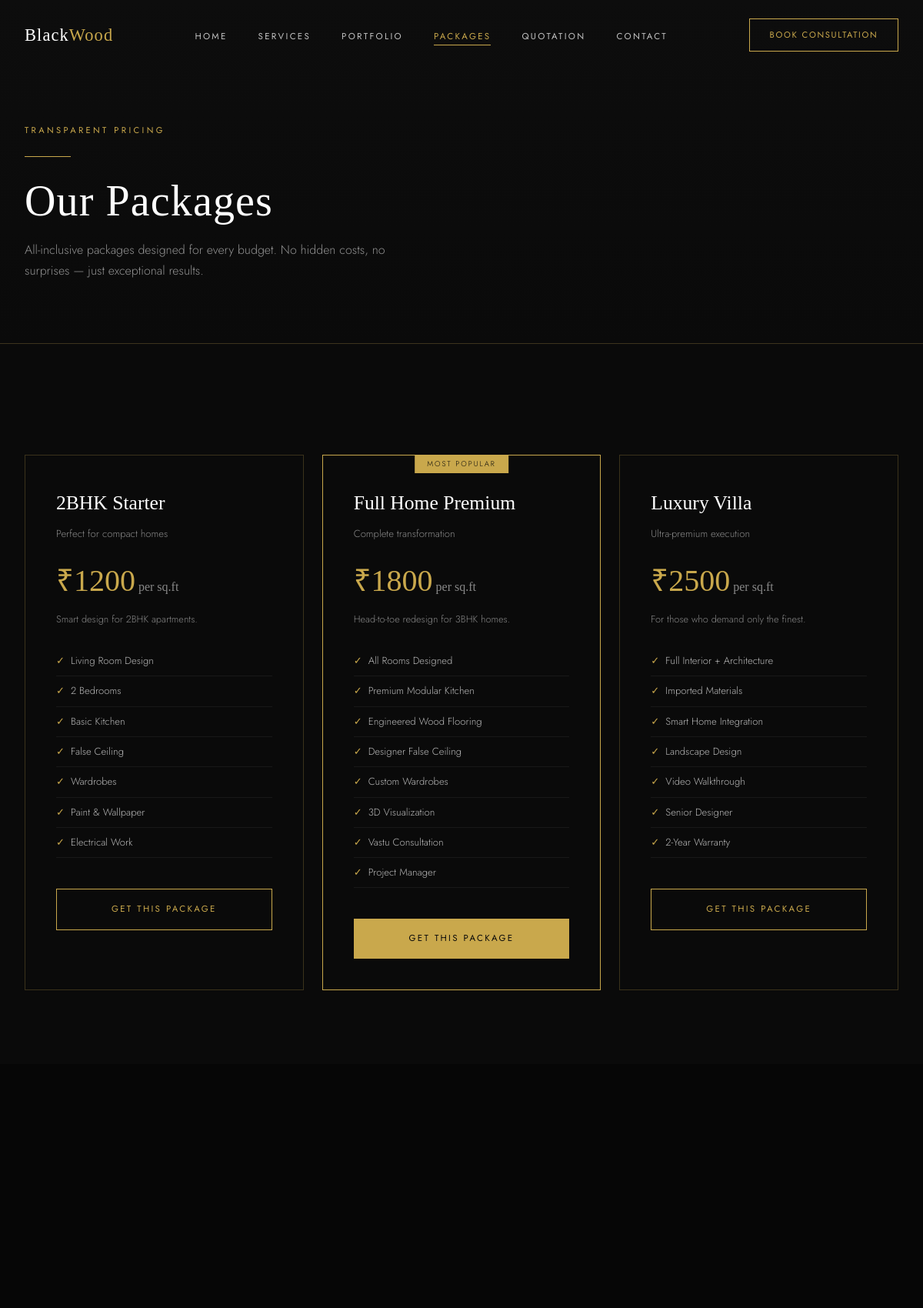
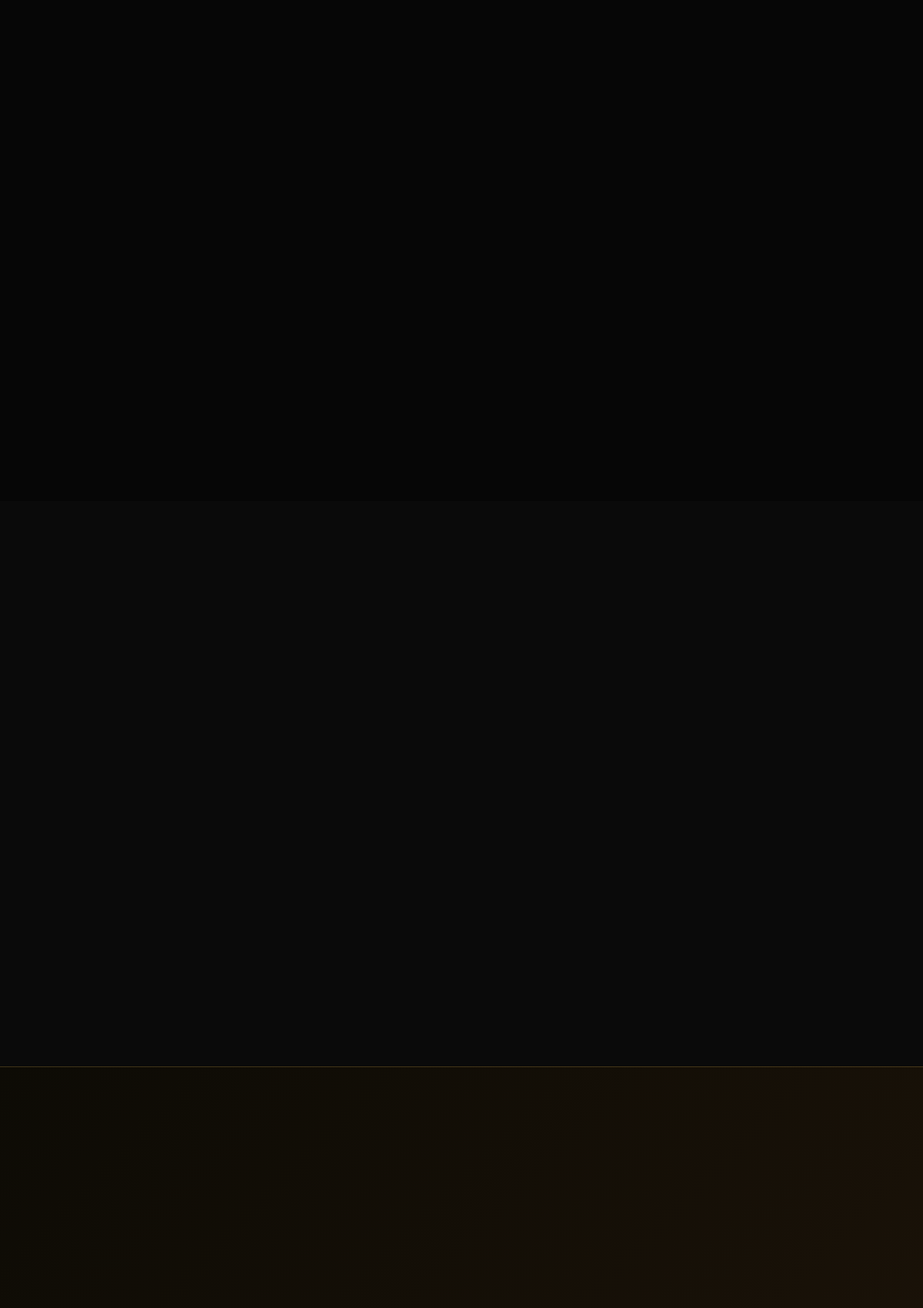
Page /packages/ (upper part) on the committed database (2 pictures, top to bottom).
### core/models.py (models this page shows, shortened)
class Package(models.Model):
    name = models.CharField(max_length=200)
    subtitle = models.CharField(max_length=300, blank=True)
    description = models.TextField()
    price_starting = models.DecimalField(max_digits=12, decimal_places=2)
    price_unit = models.CharField(max_length=50, default='per sq.ft')
    inclusions = models.TextField(help_text='Comma-separated list')
    is_popular = models.BooleanField(default=False)
    order = models.PositiveIntegerField(default=0)
    class Meta:
        ordering = ['order']
    def get_inclusions_list(self):
        return [i.strip() for i in self.inclusions.split(',') if i.strip()]

### core/views.py (the view)
# urls.py: path('packages/', views.packages, name='packages'),
def packages(request):
    all_packages = Package.objects.all()
    return render(request, 'packages.html', {'packages': all_packages})

### core/context_processors.py (called while the page is built)
def site_settings(request):
    return {
        'whatsapp_number': getattr(settings, 'WHATSAPP_NUMBER', '919876543210'),
        'site_name': 'Black Wood Interiors',
    }

### templates/packages.html (shortened to what this page needs)
{% extends 'base.html' %}
{% load static %}
{% block content %}
<div class="page-hero">
  <div class="container">
    <div class="section-label">Transparent Pricing</div>
    <div class="gold-line"></div>
    <h1 class="section-title">Our Packages</h1>
    <p style="max-width:500px;margin-top:1rem;color:rgba(255,255,255,0.55)">All-inclusive packages designed for every budget. No hidden costs, no surprises — just exceptional results.</p>
  </div>
</div>
<section>
  <div class="container">
    {% if packages %}
    <div class="packages-grid">
      {% for pkg in packages %}
      <div class="package-card {% if pkg.is_popular %}popular{% endif %} reveal reveal-delay-{{ forloop.counter }}">
        {% if pkg.is_popular %}<div class="popular-badge">Most Popular</div>{% endif %}
        <div class="package-name">{{ pkg.name }}</div>
        <p style="font-size:0.82rem;color:var(--grey)">{{ pkg.subtitle }}</p>
        <div class="package-price">₹{{ pkg.price_starting|floatformat:0 }}<span> {{ pkg.price_unit }}</span></div>
        <p style="font-size:0.8rem;color:rgba(255,255,255,0.5);margin-bottom:1rem">{{ pkg.description }}</p>
        <ul class="package-list">
          {% for item in pkg.get_inclusions_list %}<li>{{ item }}</li>{% endfor %}
        </ul>
        <a href="{% url 'consultation' %}" class="btn {% if pkg.is_popular %}btn-gold{% else %}btn-outline-gold{% endif %}" style="width:100%;justify-content:center;margin-top:1rem">
          Get This Package
        </a>
      </div>
      {% endfor %}
    </div>
    {% endif %}
  </div>
</section>
<section class="section-dark">
  <div class="container">
    <div class="packages-grid">
    </div>
  </div>
</section>
<section>
  <div class="container-sm">
  </div>
</section>
<section style="padding:5rem 0;background:linear-gradient(135deg,#0d0b05,#1a1208);border-top:1px solid var(--border)">
  <div class="container" style="text-align:center">
  </div>
</section>
{% endblock %}

### templates/base.html (shortened to what this page needs)
{% load static %}
<!DOCTYPE html>
<html lang="en">
<head>
  <link rel="stylesheet" href="{% static 'css/style.css' %}">
</head>
<body>
<nav class="navbar" id="navbar">
  <a href="{% url 'home' %}" class="nav-logo">Black<span>Wood</span></a>
  <ul class="nav-links">
    <li><a href="{% url 'home' %}">Home</a></li>
    <li><a href="{% url 'services' %}">Services</a></li>
    <li><a href="{% url 'portfolio' %}">Portfolio</a></li>
    <li><a href="{% url 'packages' %}">Packages</a></li>
    <li><a href="{% url 'quotation' %}">Quotation</a></li>
    <li><a href="{% url 'contact' %}">Contact</a></li>
  </ul>
  <a href="{% url 'consultation' %}" class="nav-cta">Book Consultation</a>
</nav>
{% block content %}{% endblock %}
</body>
</html>

### static/css/style.css (style rules this page uses)
:root { --black: #0a0a0a; --white: #ffffff; --gold: #c9a84c; --gold-lt: #e2c97e; --cream: #f5f0e8; --grey: #888888; --dark: #111111; --border: rgba(201,168,76,0.25); --font-serif: 'Cormorant Garamond', Georgia, serif; --font-sans: 'Jost', sans-serif; --transition: all 0.5s cubic-bezier(0.25, 0.8, 0.25, 1); }
*, *::before, *::after { box-sizing: border-box; margin: 0; padding: 0; }
html { scroll-behavior: smooth; }
body { font-family: var(--font-sans); background: var(--black); color: var(--white); font-weight: 300; line-height: 1.7; overflow-x: hidden; }
h1, h2, h3, h4 { font-family: var(--font-serif); font-weight: 400; letter-spacing: 0.02em; }
.section-title { font-family: var(--font-serif); font-size: clamp(2rem, 5vw, 3.5rem); font-weight: 300; line-height: 1.2; }
.section-label { font-family: var(--font-sans); font-size: 0.7rem; font-weight: 400; letter-spacing: 0.3em; text-transform: uppercase; color: var(--gold); }
p { font-weight: 300; color: rgba(255,255,255,0.75); }
.container { max-width: 1280px; margin: 0 auto; padding: 0 2rem; }
.container-sm { max-width: 900px; margin: 0 auto; padding: 0 2rem; }
section { padding: 6rem 0; }
.gold-line { width: 60px; height: 1px; background: var(--gold); margin: 1.5rem 0; }
.navbar { position: fixed; top: 0; left: 0; right: 0; z-index: 1000; padding: 1.5rem 2rem; display: flex; align-items: center; justify-content: space-between; transition: var(--transition); }
.nav-logo { font-family: var(--font-serif); font-size: 1.4rem; font-weight: 400; color: var(--white); text-decoration: none; letter-spacing: 0.05em; }
.nav-logo span { color: var(--gold); }
.nav-links { display: flex; gap: 2.5rem; list-style: none; }
.nav-links a { font-size: 0.72rem; font-weight: 400; letter-spacing: 0.2em; text-transform: uppercase; color: rgba(255,255,255,0.75); text-decoration: none; transition: color 0.3s; position: relative; }
.nav-links a::after { content: ''; position: absolute; bottom: -4px; left: 0; width: 0; height: 1px; background: var(--gold); transition: width 0.3s ease; }
.nav-links a:hover, .nav-links a.active { color: var(--gold); }
.nav-links a:hover::after, .nav-links a.active::after { width: 100%; }
.nav-cta { font-size: 0.7rem; font-weight: 400; letter-spacing: 0.15em; text-transform: uppercase; padding: 0.7rem 1.6rem; border: 1px solid var(--gold); color: var(--gold); text-decoration: none; transition: var(--transition); }
.btn { display: inline-flex; align-items: center; gap: 0.6rem; font-family: var(--font-sans); font-size: 0.72rem; font-weight: 400; letter-spacing: 0.2em; text-transform: uppercase; text-decoration: none; cursor: pointer; border: none; transition: var(--transition); padding: 1rem 2.2rem; }
.btn-gold { background: var(--gold); color: var(--black); }
.btn-outline-gold { border: 1px solid var(--gold); color: var(--gold); background: transparent; }
.packages-grid { display: grid; grid-template-columns: repeat(auto-fit, minmax(300px, 1fr)); gap: 1.5rem; margin-top: 3rem; }
.package-card { border: 1px solid var(--border); padding: 2.5rem; position: relative; transition: var(--transition); }
.package-card.popular { border-color: var(--gold); }
.popular-badge { position: absolute; top: -1px; left: 50%; transform: translateX(-50%); background: var(--gold); color: var(--black); font-size: 0.6rem; letter-spacing: 0.2em; text-transform: uppercase; padding: 0.25rem 1rem; white-space: nowrap; }
.package-name { font-family: var(--font-serif); font-size: 1.6rem; margin-bottom: 0.5rem; }
.package-price { font-family: var(--font-serif); font-size: 2.5rem; color: var(--gold); margin: 1rem 0 0.3rem; }
.package-price span { font-size: 1rem; color: var(--grey); }
.package-list { list-style: none; margin: 1.5rem 0; }
.package-list li { font-size: 0.82rem; padding: 0.5rem 0; border-bottom: 1px solid rgba(255,255,255,0.06); display: flex; align-items: center; gap: 0.5rem; color: rgba(255,255,255,0.7); }
.package-list li::before { content: '✓'; color: var(--gold); }
.page-hero { padding: 10rem 0 5rem; background: linear-gradient(to bottom, #0d0d0d, var(--black)); border-bottom: 1px solid var(--border); }
.section-dark { background: #060606; }
.reveal { opacity: 0; transform: translateY(40px); transition: opacity 0.8s ease, transform 0.8s ease; }
.reveal.visible { opacity: 1; transform: translateY(0); }
.reveal-delay-1 { transition-delay: 0.1s; }
.reveal-delay-2 { transition-delay: 0.2s; }
.reveal-delay-3 { transition-delay: 0.3s; }

### rows in the picture
Package: name "2BHK Starter", subtitle "Perfect for compact homes", price_starting "1200", price_unit "per sq.ft", description "Smart design for 2BHK apartments.", get_inclusions_list "Living Room Design" "2 Bedrooms" "Basic Kitchen" "False Ceiling" "Wardrobes" "Paint & Wallpaper" "Electrical Work"
Package: is_popular "MOST POPULAR", name "Full Home Premium", subtitle "Complete transformation", price_starting "1800", price_unit "per sq.ft", description "Head-to-toe redesign for 3BHK homes.", get_inclusions_list "All Rooms Designed" "Premium Modular Kitchen" "Engineered Wood Flooring" "Designer False Ceiling" "Custom Wardrobes" "3D Visualization" "Vastu Consultation" "Project Manager"
Package: name "Luxury Villa", subtitle "Ultra-premium execution", price_starting "2500", price_unit "per sq.ft", description "For those who demand only the finest.", get_inclusions_list "Full Interior + Architecture" "Imported Materials" "Smart Home Integration" "Landscape Design" "Video Walkthrough" "Senior Designer" "2-Year Warranty"
